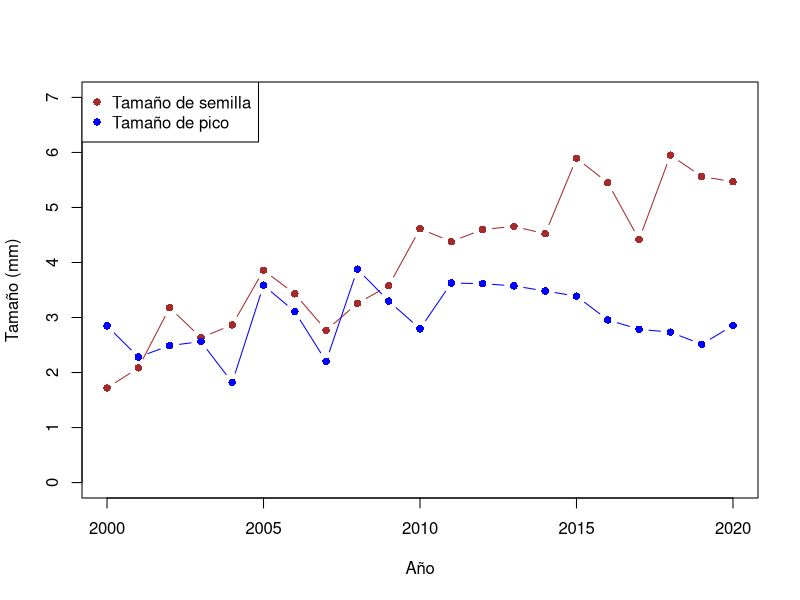
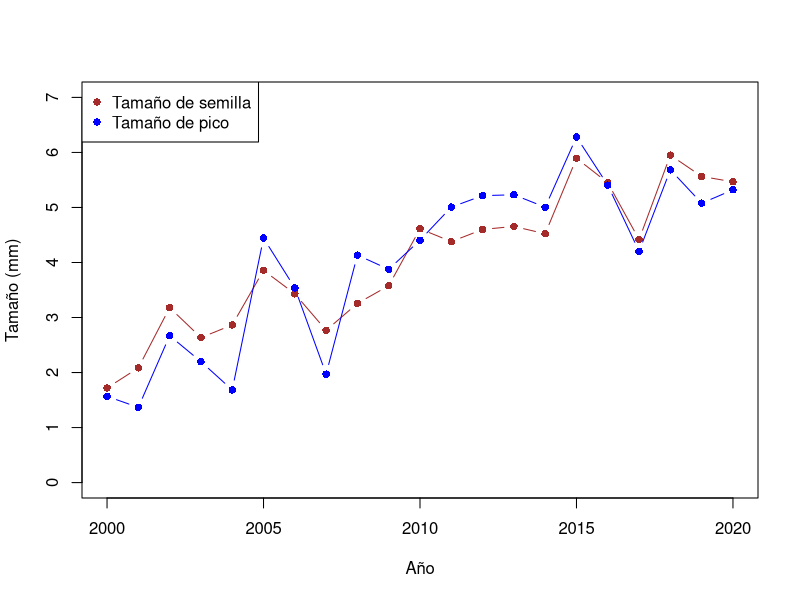
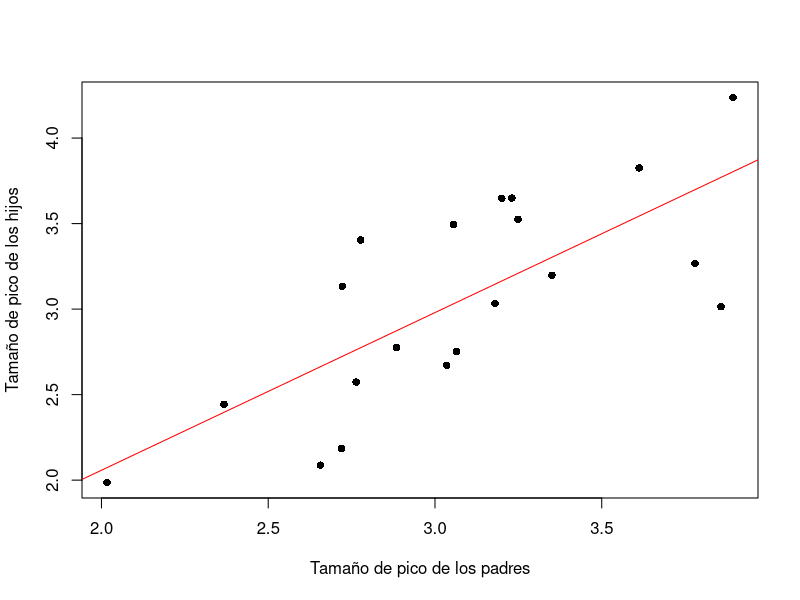
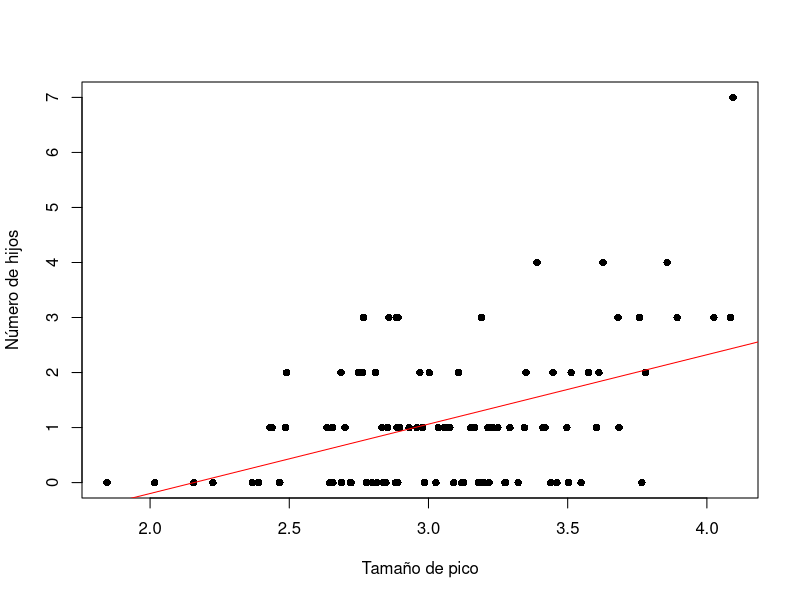
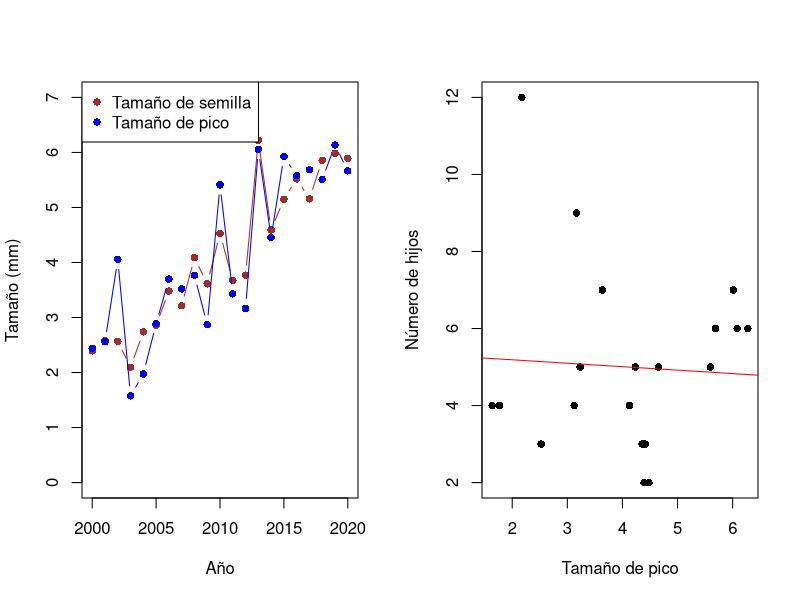
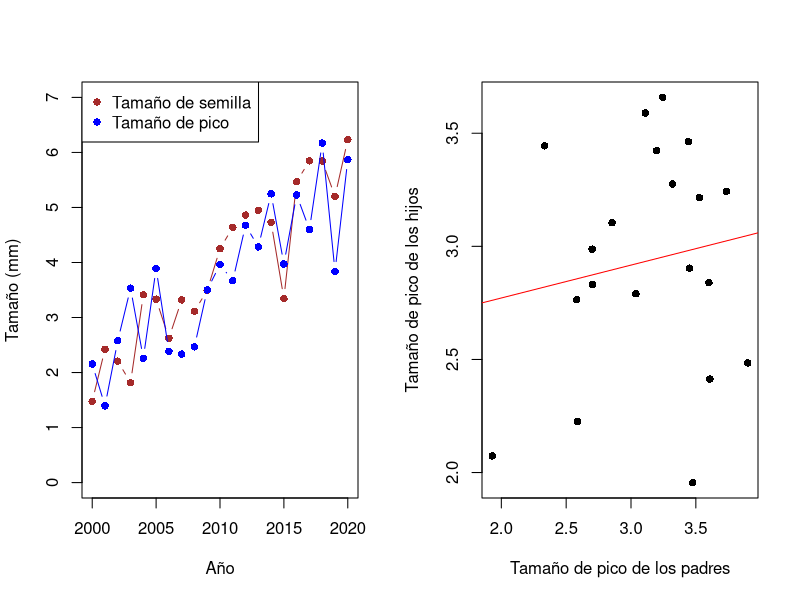
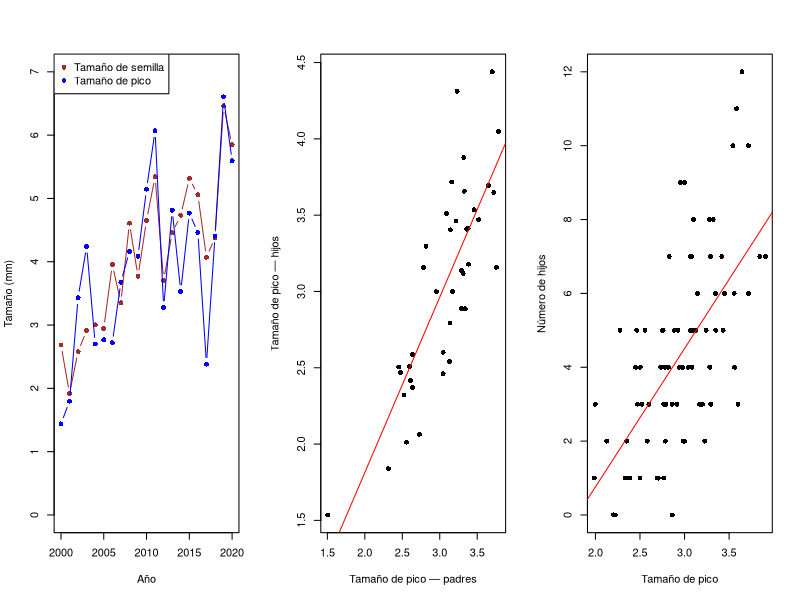

The R script that drew these images, in order:
## ---- chunk 1
set.seed(123)
years <- 2000:2020
seed_size <- seq(2, 6, length.out = length(years)) + rnorm(length(years), 0, 0.5)
beak_size <- rnorm(length(years), 3, 0.7)
plot(years, seed_size, type = "b", col = "brown", pch = 16, ylim = c(0, 7), ylab = "Tamaño (mm)", xlab = "Año")
points(years, beak_size, type = "b", col = "blue", pch = 16)
legend("topleft", legend = c("Tamaño de semilla", "Tamaño de pico"), col = c("brown", "blue"), pch = 16)
## ---- chunk 2
set.seed(123)
years <- 2000:2020
seed_size <- seq(2, 6, length.out = length(years)) + rnorm(length(years), 0, 0.5)
beak_size <- seed_size + rnorm(length(years), 0, 0.7)
plot(years, seed_size, type = "b", col = "brown", pch = 16, ylim = c(0, 7), ylab = "Tamaño (mm)", xlab = "Año")
points(years, beak_size, type = "b", col = "blue", pch = 16)
legend("topleft", legend = c("Tamaño de semilla", "Tamaño de pico"), col = c("brown", "blue"), pch = 16)
## ---- chunk 3
set.seed(123)
parent_beak_size <- rnorm(20, 3, 0.5)
offspring_beak_size <- parent_beak_size + rnorm(20, 0, 0.5)
plot(parent_beak_size, offspring_beak_size, xlab = "Tamaño de pico de los padres", ylab = "Tamaño de pico de los hijos", pch = 16)
abline(lm(offspring_beak_size ~ parent_beak_size), col = "red")
## ---- chunk 4
set.seed(123)
beak_size <- rnorm(100, 3, 0.5)
num_offspring <- rpois(100, lambda = exp(beak_size - 3))
plot(beak_size, num_offspring, xlab = "Tamaño de pico", ylab = "Número de hijos", pch = 16)
abline(lm(num_offspring ~ beak_size), col = "red")
## ---- chunk 5
# Case where there is
# a positive relationship between seed size and beak size,
# but no relationship between beak size and fitness.
layout(matrix(1:2, nrow = 1))
years <- 2000:2020
seed_size1 <- seq(2, 6, length.out = length(years)) + rnorm(length(years), 0, 0.5)
beak_size1 <- seed_size1 + rnorm(length(years), 0, 0.7)
plot(years, seed_size1, type = "b", col = "brown", pch = 16, ylim = c(0, 7), ylab = "Tamaño (mm)", xlab = "Año")
points(years, beak_size1, type = "b", col = "blue", pch = 16)
legend("topleft", legend = c("Tamaño de semilla", "Tamaño de pico"), col = c("brown", "blue"), pch = 16)

beak_size <- seed_size + rnorm(length(years), 0, 0.5)
num_offspring <- rpois(length(years), lambda = 5) # No relationship with beak size
plot(beak_size, num_offspring, xlab = "Tamaño de pico", ylab = "Número de hijos", pch = 16)
abline(lm(num_offspring ~ beak_size), col = "red")
## ---- chunk 6
# Case where there is
# a positive relationship between seed size and beak size,
# but no heritability.
layout(matrix(1:2, nrow = 1))
years <- 2000:2020
seed_size1 <- seq(2, 6, length.out = length(years)) + rnorm(length(years), 0, 0.5)
beak_size1 <- seed_size1 + rnorm(length(years), 0, 0.7)
plot(years, seed_size1, type = "b", col = "brown", pch = 16, ylim = c(0, 7), ylab = "Tamaño (mm)", xlab = "Año")
points(years, beak_size1, type = "b", col = "blue", pch = 16)
legend("topleft", legend = c("Tamaño de semilla", "Tamaño de pico"), col = c("brown", "blue"), pch = 16)

parent_beak_size <- rnorm(20, 3, 0.5)
offspring_beak_size <- rnorm(20, 3, 0.5) # No heritability
plot(parent_beak_size, offspring_beak_size, xlab = "Tamaño de pico de los padres", ylab = "Tamaño de pico de los hijos", pch = 16)
abline(lm(offspring_beak_size ~ parent_beak_size), col = "red")
## ---- chunk 7
# Case where all three conditions are met:
# positive seed-beak correlation, heritability, and fitness relationship.
layout(matrix(1:3, nrow = 1))
set.seed(42)
years <- 2000:2020
seed_size_full <- seq(2, 6, length.out = length(years)) + rnorm(length(years), 0, 0.5)
beak_size_full <- seed_size_full + rnorm(length(years), 0, 0.7)
plot(years, seed_size_full,
  type = "b", col = "brown", pch = 16, ylim = c(0, 7),
  ylab = "Tamaño (mm)", xlab = "Año"
)
points(years, beak_size_full, type = "b", col = "blue", pch = 16)
legend("topleft", legend = c("Tamaño de semilla", "Tamaño de pico"), col = c("brown", "blue"), pch = 16)

parent_beak <- rnorm(40, 3, 0.5)
offspring_beak <- parent_beak + rnorm(40, 0, 0.4) # Heritability
plot(parent_beak, offspring_beak, xlab = "Tamaño de pico — padres", ylab = "Tamaño de pico — hijos", pch = 16)
abline(lm(offspring_beak ~ parent_beak), col = "red")

beak_size_fit <- rnorm(80, 3, 0.5)
num_offspring_fit <- rpois(80, lambda = exp(0.8 * (beak_size_fit - 3) + 1.5)) # Positive fitness effect
plot(beak_size_fit, num_offspring_fit, xlab = "Tamaño de pico", ylab = "Número de hijos", pch = 16)
abline(lm(num_offspring_fit ~ beak_size_fit), col = "red")
